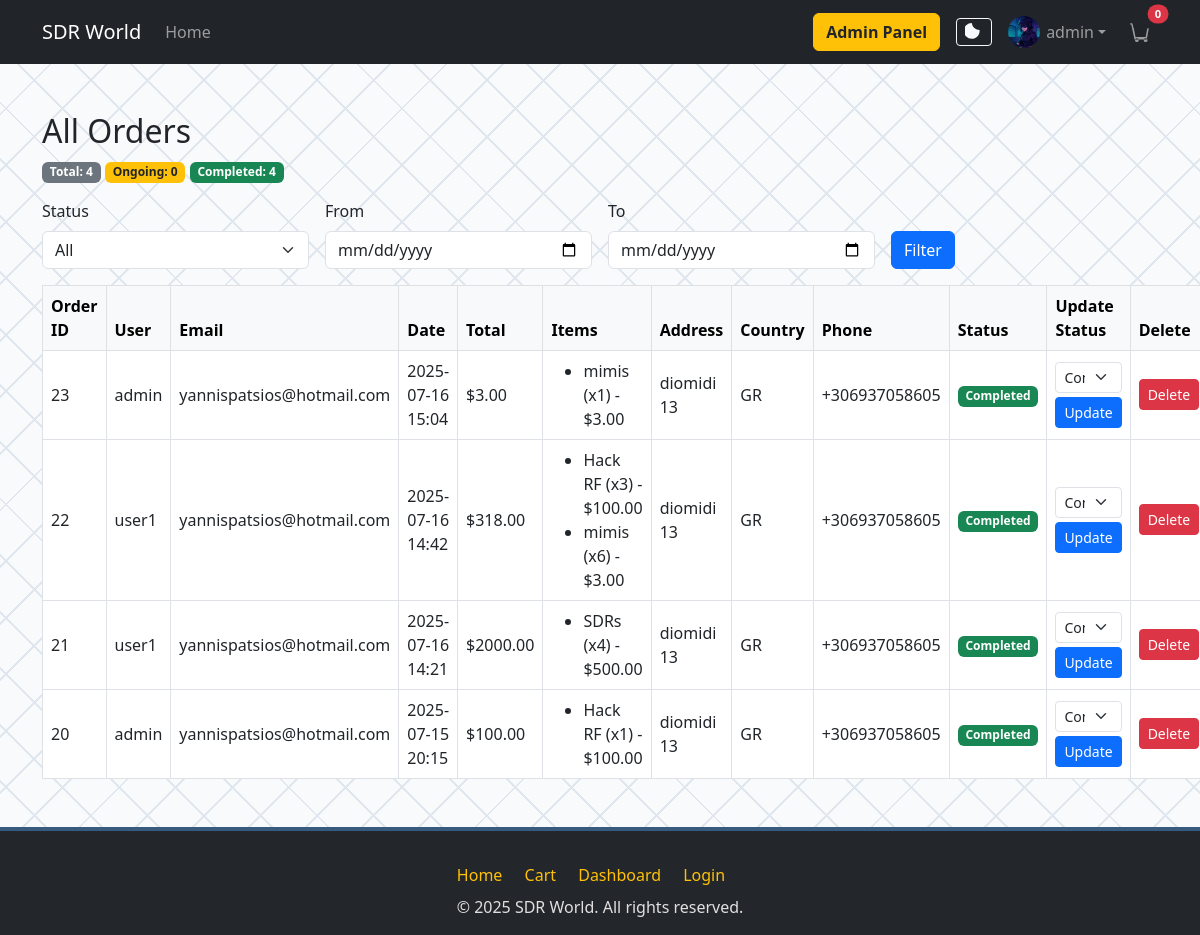
/adminpanel/orders/ (signed in), run on an earlier commit of the app's database.
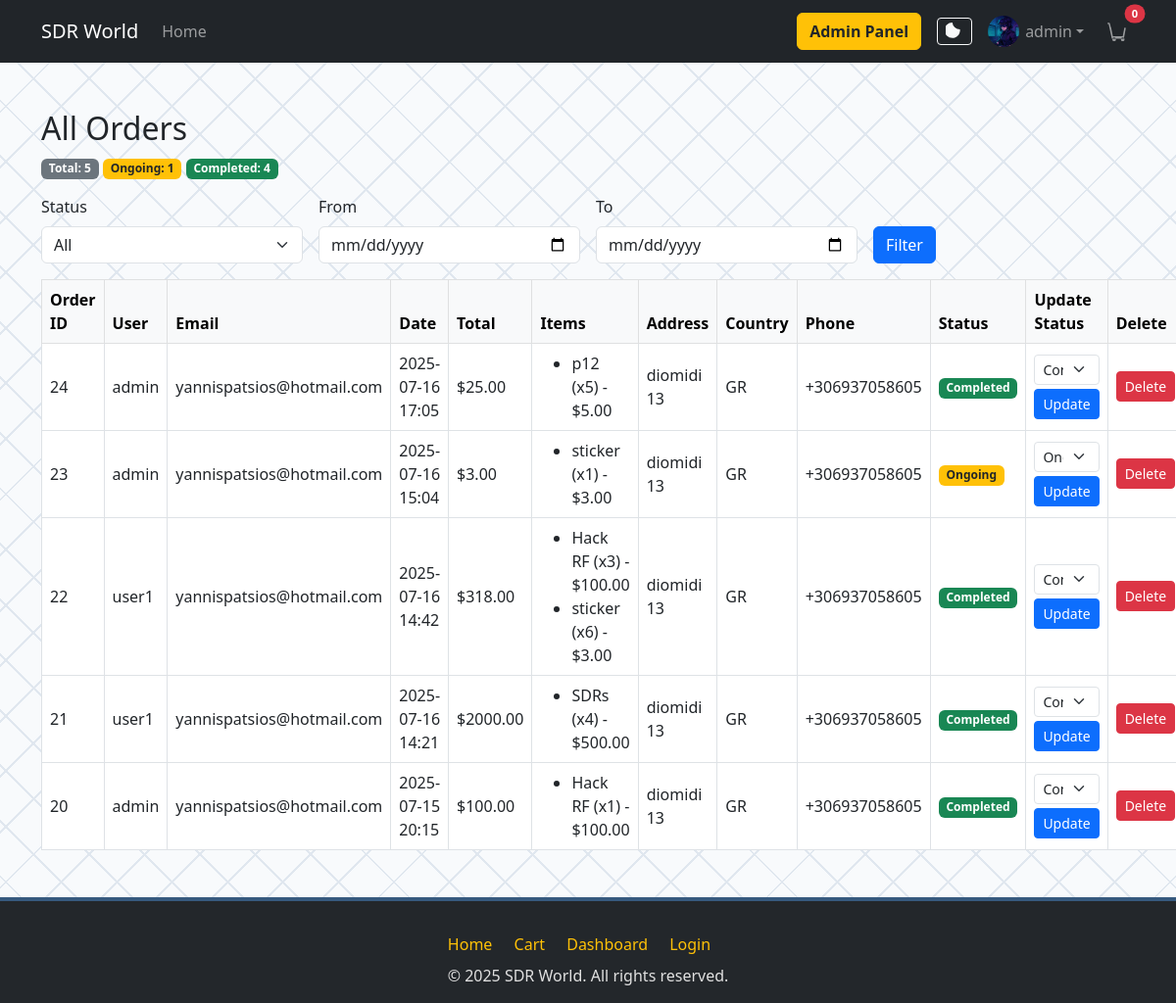
And on a later commit of the database.
### cart/models.py (models this page shows, shortened)
class Order(models.Model):
    user = models.ForeignKey(User, related_name='orders', on_delete=models.CASCADE)
    created_at = models.DateTimeField(auto_now_add=True)
    total = models.DecimalField(max_digits=10, decimal_places=2)
    address = models.CharField(max_length=255, blank=True)
    email = models.EmailField(blank=True, null=True)
    phone = models.CharField(max_length=32, blank=True)
    country = models.CharField(max_length=64, blank=True)
    STATUS_CHOICES = [
        ('ongoing', 'Ongoing'),
        ('completed', 'Completed'),
    ]
    status = models.CharField(max_length=20, choices=STATUS_CHOICES, default='ongoing')

class OrderItem(models.Model):
    order = models.ForeignKey(Order, related_name='items', on_delete=models.CASCADE)
    product = models.ForeignKey(Product, on_delete=models.CASCADE)
    quantity = models.PositiveIntegerField()
    price = models.DecimalField(max_digits=10, decimal_places=2)

### products/models.py (models this page shows, shortened)
class Product(models.Model):
    name = models.CharField(max_length=200)
    brand = models.CharField(max_length=100)
    price = models.DecimalField(max_digits=10, decimal_places=2)
    description = models.TextField()
    image = models.ImageField(upload_to='products/')
    category = models.ForeignKey(Category, related_name='products', on_delete=models.CASCADE)
    created_at = models.DateTimeField(auto_now_add=True)

### adminpanel/views.py (the view)
# urls.py: path('orders/', views.orders_crud, name='orders_crud'),
@user_passes_test(is_admin_or_editor)
def orders_crud(request):
    orders = Order.objects.select_related('user').prefetch_related('items__product').order_by('-created_at')
    status_filter = request.GET.get('status', '')
    date_from = request.GET.get('date_from', '')
    date_to = request.GET.get('date_to', '')
    if status_filter:
        orders = orders.filter(status=status_filter)
    if date_from:
        orders = orders.filter(created_at__date__gte=date_from)
    if date_to:
        orders = orders.filter(created_at__date__lte=date_to)
    order_count_all = Order.objects.count()
    order_count_ongoing = Order.objects.filter(status='ongoing').count()
    order_count_completed = Order.objects.filter(status='completed').count()
    return render(request, 'adminpanel/orders_crud.html', {
        'orders': orders,
        'status_filter': status_filter,
        'date_from': date_from,
        'date_to': date_to,
        'order_count_all': order_count_all,
        'order_count_ongoing': order_count_ongoing,
        'order_count_completed': order_count_completed,
    })

### adminpanel/views.py (called while the page is built)
def is_admin_or_editor(user):
    return user.is_staff or user.is_superuser

### cart/context_processors.py (called while the page is built)
def cart_count(request):
    if request.user.is_authenticated:
        return {'cart_count': CartItem.objects.filter(user=request.user).count()}
    return {'cart_count': 0}

### templates/adminpanel/orders_crud.html (shortened to what this page needs)
{% extends 'base.html' %}
{% block content %}
<div class="container mt-5">
    <h2>All Orders</h2>
    <div class="mb-3">
        <span class="badge bg-secondary">Total: {{ order_count_all }}</span>
        <span class="badge bg-warning text-dark">Ongoing: {{ order_count_ongoing }}</span>
        <span class="badge bg-success">Completed: {{ order_count_completed }}</span>
    </div>
    <form class="row g-3 mb-3" method="get">
        <div class="col-md-3">
            <label for="status-filter" class="form-label">Status</label>
            <select class="form-select" id="status-filter" name="status">
                <option value="">All</option>
            </select>
        </div>
        <div class="col-md-3">
            <label for="date-from" class="form-label">From</label>
            <input type="date" class="form-control" id="date-from" name="date_from" value="{{ date_from }}">
        </div>
        <div class="col-md-3">
            <label for="date-to" class="form-label">To</label>
            <input type="date" class="form-control" id="date-to" name="date_to" value="{{ date_to }}">
        </div>
        <div class="col-md-3 align-self-end">
            <button type="submit" class="btn btn-primary">Filter</button>
        </div>
    </form>
    <table class="table table-bordered align-middle">
        <thead class="table-light">
            <tr>
                <th>Order ID</th>
                <th>User</th>
                <th>Email</th>
                <th>Date</th>
                <th>Total</th>
                <th>Items</th>
                <th>Address</th>
                <th>Country</th>
                <th>Phone</th>
                <th>Status</th>
                <th>Update Status</th>
                <th>Delete</th>
            </tr>
        </thead>
        <tbody>
            {% for order in orders %}
            <tr>
                <td>{{ order.id }}</td>
                <td>{{ order.user.username }}</td>
                <td>{{ order.email }}</td>
                <td>{{ order.created_at|date:"Y-m-d H:i" }}</td>
                <td>${{ order.total|floatformat:2 }}</td>
                <td>
                    <ul class="mb-0">
                        {% for item in order.items.all %}
                            <li>{{ item.product.name }} (x{{ item.quantity }}) - ${{ item.price|floatformat:2 }}</li>
                        {% endfor %}
                    </ul>
                </td>
                <td>{{ order.address }}</td>
                <td>{{ order.country }}</td>
                <td>{{ order.phone }}</td>
                <td><span class="badge {% if order.status == 'completed' %}bg-success{% else %}bg-warning text-dark{% endif %}">{{ order.get_status_display }}</span></td>
                <td>
                    <form class="order-status-form" data-order-id="{{ order.id }}">
                        <select name="status" class="form-select form-select-sm">
                            <option value="ongoing" {% if order.status == 'ongoing' %}selected{% endif %}>Ongoing</option>
                            <option value="completed" {% if order.status == 'completed' %}selected{% endif %}>Completed</option>
                        </select>
                        <button type="submit" class="btn btn-sm btn-primary mt-1">Update</button>
                    </form>
                </td>
                <td>
                    <form class="order-delete-form" data-order-id="{{ order.id }}">
                        <button type="submit" class="btn btn-sm btn-danger">Delete</button>
                    </form>
                </td>
            </tr>
            {% empty %}
            <tr><td colspan="11">No orders yet.</td></tr>
            {% endfor %}
        </tbody>
    </table>
</div>
{% endblock %}

What changed in the data, as far as the page shows it:
added Order: id "24", user.username "admin", email "yannispatsios@hotmail.com", created_at "2025-07-16 17:05", total "25.00", address "diomidi 13", country "GR", phone "+306937058605", status "Completed"
added OrderItem: product.name "p12", quantity "5", price "5.00", shown under "24"
changed Order id 23: status "Completed" → "Ongoing"
changed through a linked row, OrderItem (number 2 of 6 on the later page): product.name "mimis" → "sticker"
changed through a linked row, OrderItem (number 4 of 6 on the later page): product.name "mimis" → "sticker"
Also different on the page:
{{ order_count_all }}: "4" → "5"
{{ order_count_ongoing }}: "0" → "1"
